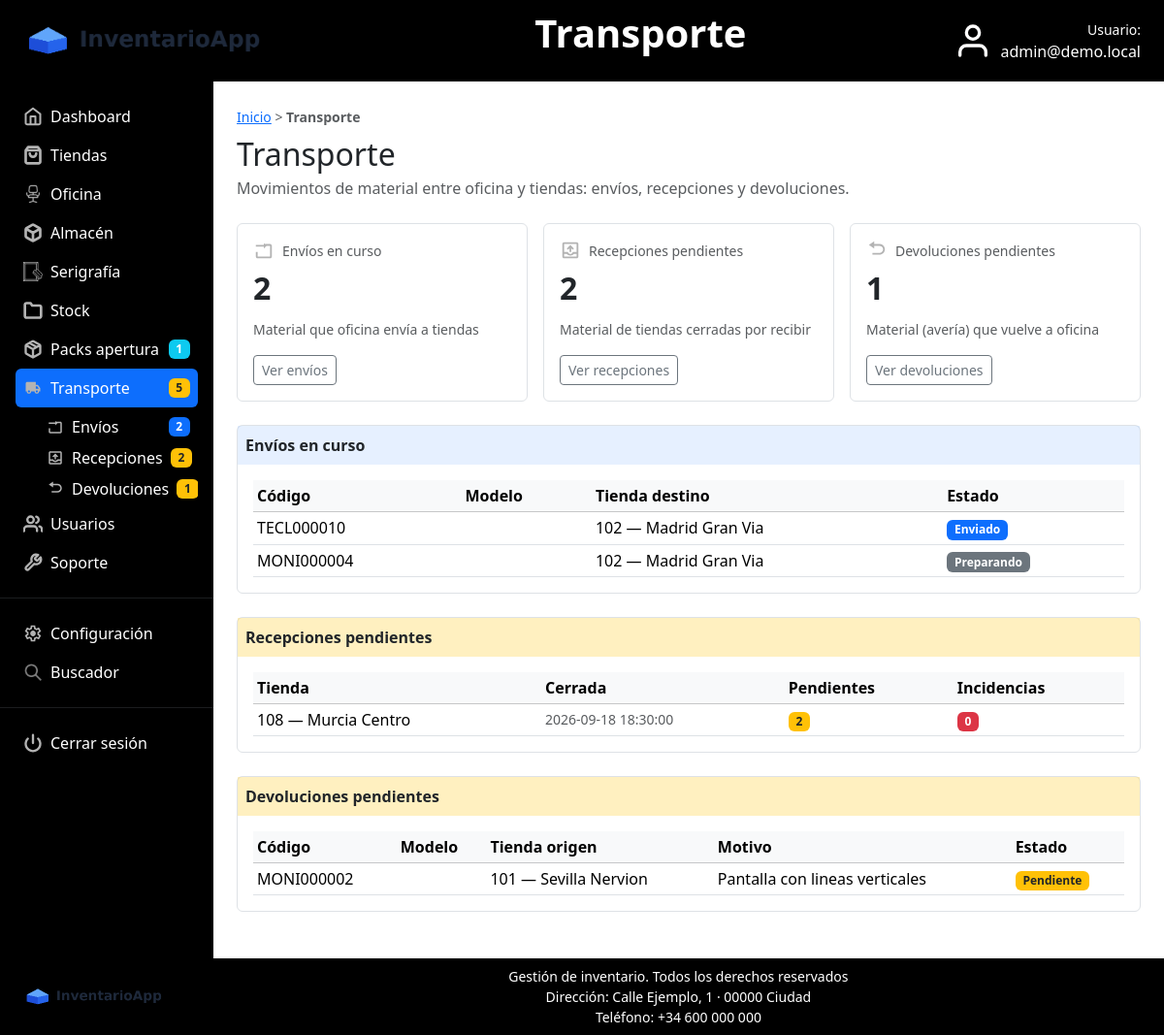
The page /controller/transporte.php (signed in) on the database its author committed.
### tables this page shows
CREATE TABLE `envio` (
  `id` int(11) NOT NULL AUTO_INCREMENT,
  `id_producto` int(11) NOT NULL,
  `id_tienda_destino` int(11) NOT NULL,
  `slot_destino` varchar(30) NOT NULL DEFAULT '',
  `motivo` varchar(255) DEFAULT NULL,
  `estado` enum('preparando','enviado','llegado','cancelado') NOT NULL DEFAULT 'preparando',
  `fecha_creacion` datetime NOT NULL DEFAULT current_timestamp(),
  `usuario_creacion` varchar(100) DEFAULT NULL,
  `fecha_enviado` datetime DEFAULT NULL,
  `fecha_llegado` datetime DEFAULT NULL,
  `usuario_llegado` varchar(100) DEFAULT NULL,
  `id_devolucion` int(11) DEFAULT NULL,
  PRIMARY KEY (`id`),
  KEY `idx_estado` (`estado`)
);

CREATE TABLE `producto` (
  `id` int(11) NOT NULL AUTO_INCREMENT,
  `codigo` varchar(50) NOT NULL,
  `modelo` varchar(80) NOT NULL,
  `id_categoria` int(11) NOT NULL,
  `estado` varchar(20) NOT NULL,
  `subtipo` varchar(50) NOT NULL DEFAULT '',
  PRIMARY KEY (`id`),
  UNIQUE KEY `codigo` (`codigo`),
  KEY `id_categoria` (`id_categoria`),
  CONSTRAINT `producto_ibfk_1` FOREIGN KEY (`id_categoria`) REFERENCES `categoria` (`id`)
);

CREATE TABLE `tienda` (
  `id` int(11) NOT NULL AUTO_INCREMENT,
  `numero` int(11) NOT NULL,
  `nombre` varchar(100) NOT NULL,
  `id_sociedad` int(11) NOT NULL DEFAULT 1,
  `movil` varchar(20) NOT NULL,
  `fijo` varchar(20) NOT NULL,
  `email` varchar(100) NOT NULL,
  `observaciones` varchar(255) NOT NULL,
  `anydesk_equipo1` varchar(50) NOT NULL DEFAULT '',
  `pos_equipo1` varchar(30) DEFAULT NULL,
  `caja_equipo1` varchar(30) DEFAULT NULL,
  `anydesk_equipo2` varchar(50) NOT NULL DEFAULT '',
  `pos_equipo2` varchar(30) DEFAULT NULL,
  `caja_equipo2` varchar(30) DEFAULT NULL,
  `operadora` varchar(30) NOT NULL DEFAULT '',
  `ip_fija` varchar(50) NOT NULL DEFAULT '',
  `vpn` varchar(30) NOT NULL DEFAULT '',
  `id_cluster_manager` int(11) DEFAULT NULL,
  `estado` enum('activa','cerrada','en_apertura') NOT NULL DEFAULT 'activa',
  PRIMARY KEY (`id`),
  KEY `fk_tienda_sociedad` (`id_sociedad`),
  CONSTRAINT `fk_tienda_sociedad` FOREIGN KEY (`id_sociedad`) REFERENCES `sociedad` (`id`)
);

CREATE TABLE `devolucion` (
  `id` int(11) NOT NULL AUTO_INCREMENT,
  `id_producto` int(11) NOT NULL,
  `id_tienda_origen` int(11) NOT NULL,
  `slot_origen` varchar(30) NOT NULL DEFAULT '',
  `motivo` varchar(255) DEFAULT NULL,
  `estado` enum('pendiente','recibido','incidencia') NOT NULL DEFAULT 'pendiente',
  `fecha_solicitud` datetime NOT NULL DEFAULT current_timestamp(),
  `usuario_solicitud` varchar(100) DEFAULT NULL,
  `fecha_recepcion` datetime DEFAULT NULL,
  `usuario_recepcion` varchar(100) DEFAULT NULL,
  `condicion_final` varchar(20) DEFAULT NULL,
  `observaciones` varchar(255) DEFAULT NULL,
  `id_envio` int(11) DEFAULT NULL,
  PRIMARY KEY (`id`),
  KEY `idx_estado` (`estado`)
);

### view/transporte_view.php (the view, shortened to what the rows shown need)
<!DOCTYPE html>
<html lang="es">
<head>
    <link rel="stylesheet" href="../view/css/bootstrap.min.css">
    <link rel="stylesheet" href="../view/css/estilos.css">
</head>
<body class="d-flex flex-column min-vh-100">
    <main class="container-fluid flex-grow-1 d-flex p-0">
        <div class="d-flex flex-grow-1 w-100">
            <section class="flex-grow-1 p-4" style="min-width:0;">
                <h2 class="mb-1">Transporte</h2>
                <?php $esAdmin = ($_SESSION['rol'] == 'admin'); ?>
                <?php if ($esAdmin) { ?>
                    <div class="border rounded mb-4">
                        <div class="p-3">
                            <?php if (isset($enviosLista) && count($enviosLista) > 0) { ?>
                                <div class="table-responsive">
                                    <table class="table table-sm mb-0 align-middle">
                                        <thead class="table-light">
                                            <tr><th>Código</th><th>Modelo</th><th>Tienda destino</th><th>Estado</th></tr>
                                        </thead>
                                        <tbody>
                                            <?php foreach ($enviosLista as $e) { ?>
                                                <tr>
                                                    <td><?php echo $e->codigo; ?></td>
                                                    <td><?php echo $e->modelo; ?></td>
                                                    <td>
                                                        <?php if (isset($e->tienda_numero)) { echo $e->tienda_numero; } ?>
                                                        <?php if (isset($e->tienda_nombre) && $e->tienda_nombre != '') { ?>
                                                            — <?php echo $e->tienda_nombre; ?>
                                                        <?php } ?>
                                                    </td>
                                                    <td>
                                                        <?php if ($e->estado == 'preparando') { ?>
                                                            <span class="badge bg-secondary">Preparando</span>
                                                        <?php } else { ?>
                                                            <span class="badge bg-primary">Enviado</span>
                                                        <?php } ?>
                                                    </td>
                                                </tr>
                                            <?php } ?>
                                        </tbody>
                                    </table>
                                </div>
                            <?php } else { ?>
                                <div class="text-muted">No hay envíos en curso.</div>
                            <?php } ?>
                        </div>
                    </div>
                <?php } ?>
                <div class="border rounded mb-4">
                    <div class="p-3">
                        <?php if (isset($recepcionesLotes) && count($recepcionesLotes) > 0) { ?>
                            <div class="table-responsive">
                                <table class="table table-sm mb-0 align-middle">
                                    <thead class="table-light">
                                        <tr><th>Tienda</th><th>Cerrada</th><th>Pendientes</th><th>Incidencias</th></tr>
                                    </thead>
                                </table>
                            </div>
                        <?php } else { ?>
                            <div class="text-muted">No hay material pendiente de recepción.</div>
                        <?php } ?>
                    </div>
                </div>
                <div class="border rounded mb-4">
                    <div class="p-3">
                        <?php if (isset($devolucionesLista) && count($devolucionesLista) > 0) { ?>
                            <div class="table-responsive">
                                <table class="table table-sm mb-0 align-middle">
                                    <thead class="table-light">
                                        <tr><th>Código</th><th>Modelo</th><th>Tienda origen</th><th>Motivo</th><th>Estado</th></tr>
                                    </thead>
                                    <tbody>
                                        <?php foreach ($devolucionesLista as $d) { ?>
                                            <tr>
                                                <td><?php echo $d->codigo; ?></td>
                                                <td><?php echo $d->modelo; ?></td>
                                                <td>
                                                    <?php if (isset($d->tienda_numero)) { echo $d->tienda_numero; } ?>
                                                    <?php if (isset($d->tienda_nombre) && $d->tienda_nombre != '') { ?>
                                                        — <?php echo $d->tienda_nombre; ?>
                                                    <?php } ?>
                                                </td>
                                                <td>
                                                    <?php if (isset($d->motivo) && $d->motivo != '') { echo $d->motivo; } else { ?>
                                                        <span class="text-muted">—</span>
                                                    <?php } ?>
                                                </td>
                                                <td>
                                                    <?php if ($d->estado == 'pendiente') { ?>
                                                        <span class="badge bg-warning text-dark">Pendiente</span>
                                                    <?php } else { ?>
                                                        <span class="badge bg-danger">Incidencia</span>
                                                    <?php } ?>
                                                </td>
                                            </tr>
                                        <?php } ?>
                                    </tbody>
                                </table>
                            </div>
                        <?php } else { ?>
                            <div class="text-muted">No hay devoluciones pendientes.</div>
                        <?php } ?>
                    </div>
                </div>
            </section>
        </div>
    </main>
</body>
</html>

### rows shown on the page
envio: id_producto.codigo "TECL000010", tienda.numero "102", tienda.nombre "Madrid Gran Via", estado "Enviado"
envio: id_producto.codigo "MONI000004", tienda.numero "102", tienda.nombre "Madrid Gran Via", estado "Preparando"
devolucion: id_producto.codigo "MONI000002", tienda.numero "101", tienda.nombre "Sevilla Nervion", motivo "Pantalla con lineas verticales", estado "Pendiente"

### other values the page prints
$tituloPagina "Transporte"
$_SESSION['usuario'] "admin@demo.local"
$packsEnCurso "1"
$totalTransporte "5"
$enviosEnCurso "2"
$recepcionPendientes "2"
$devolucionesPendientes "1"
$lote['tienda_numero'] "108"
$lote['tienda_nombre'] "Murcia Centro"
$lote['fecha_cierre'] "2026-09-18 18:30:00"
$lote['pendientes'] "2"
$lote['incidencias'] "0"
